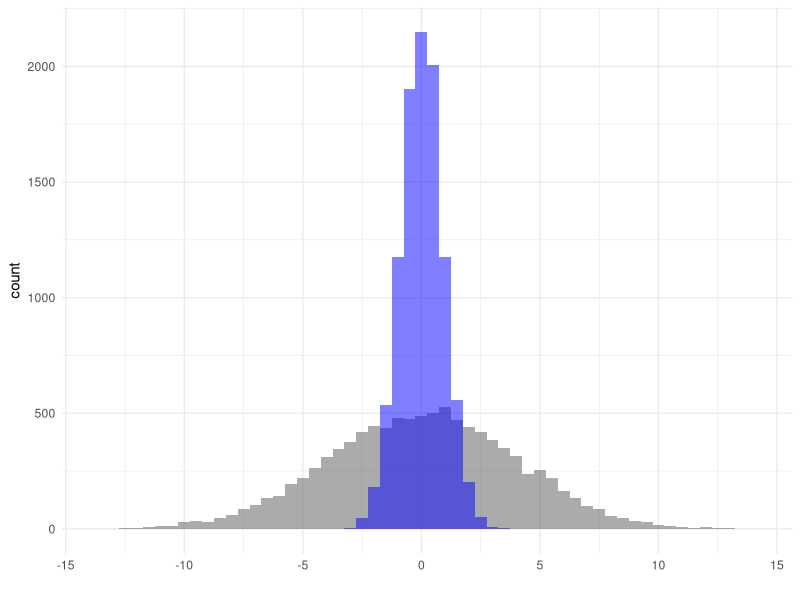
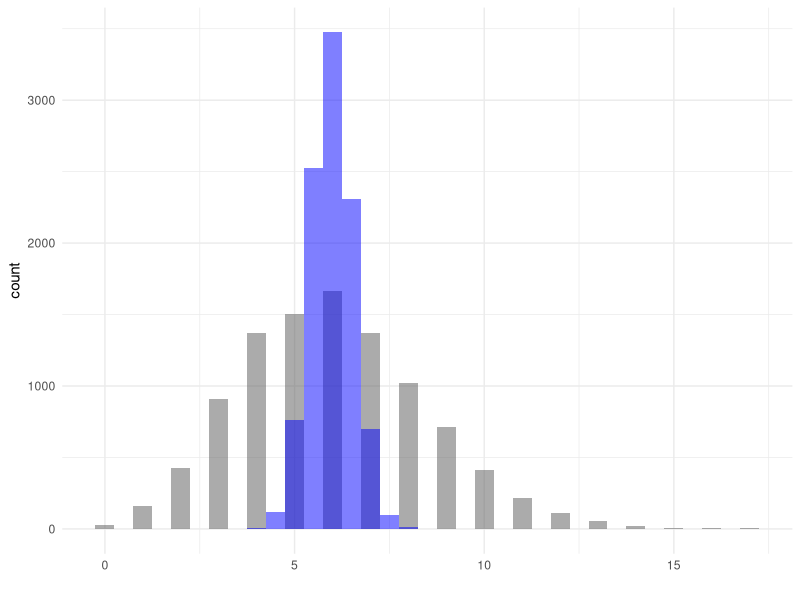
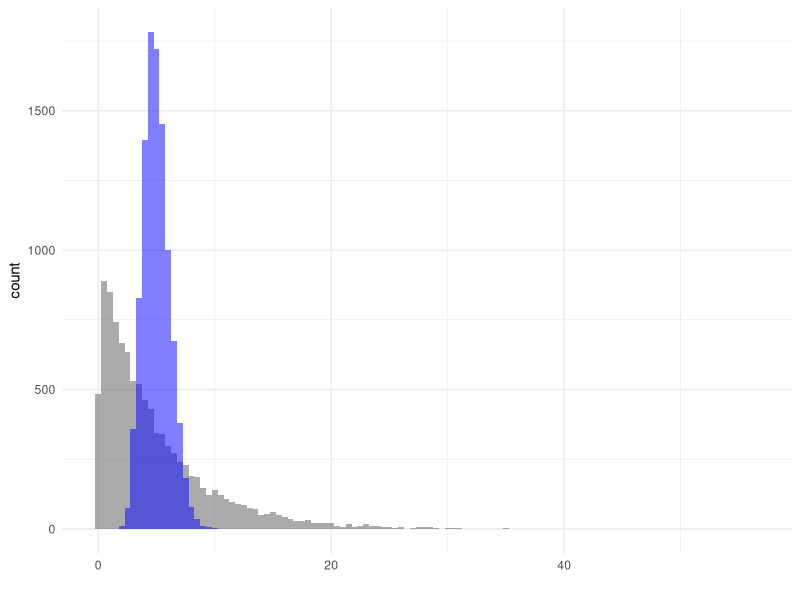
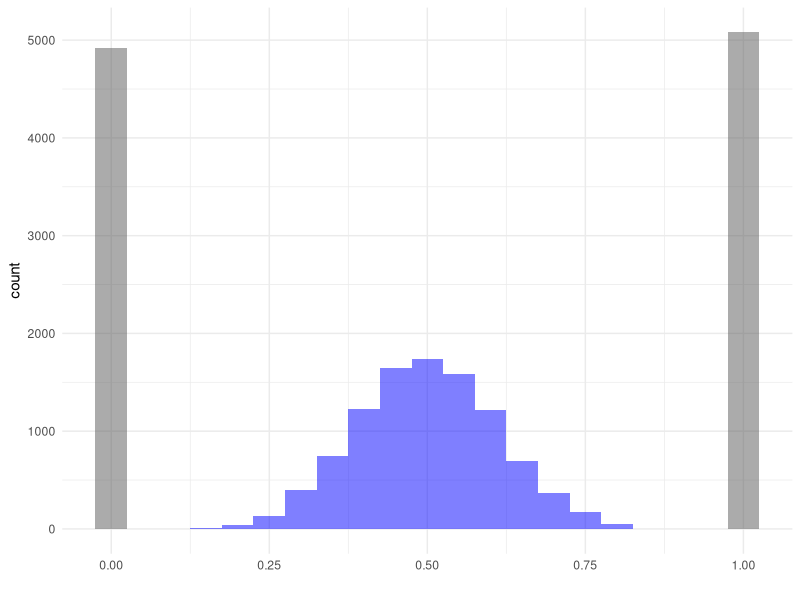
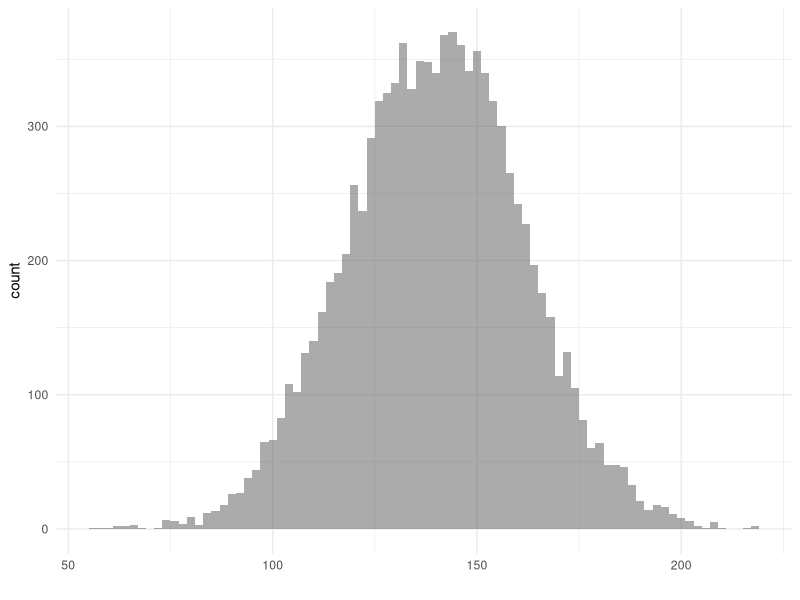
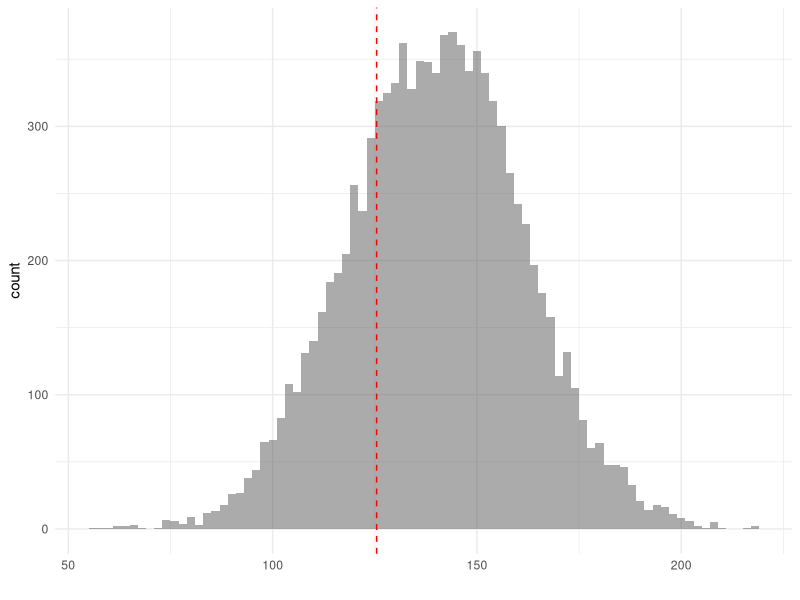
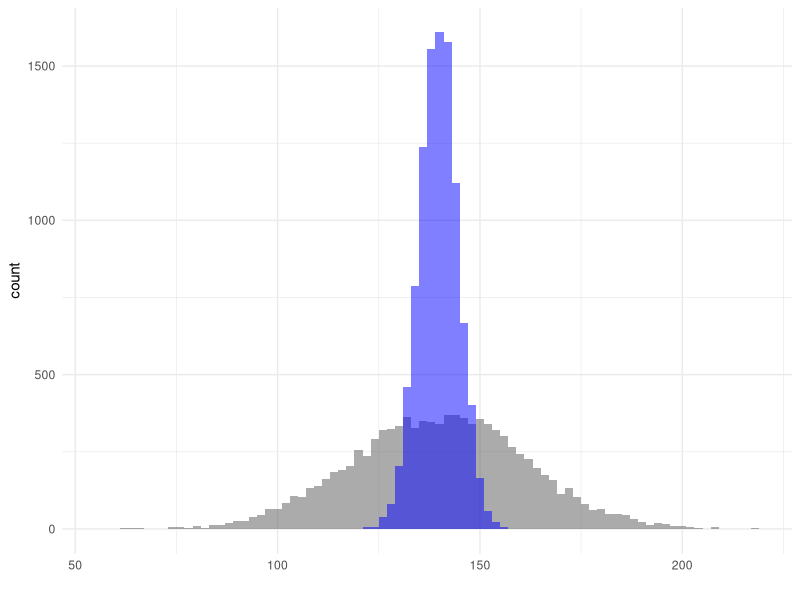
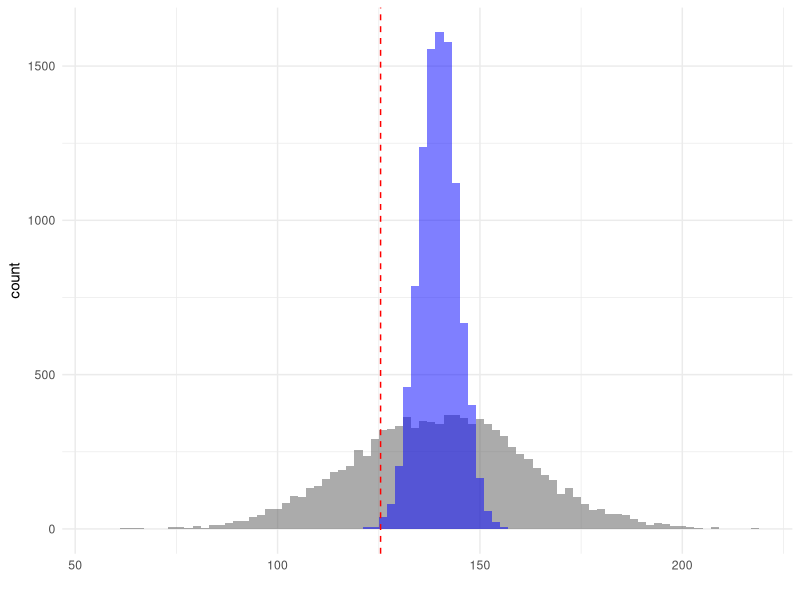

Generate these figures, in order, with R: (Note: this script raises an error after producing the figures.)
## ---- chunk 1
library(ggplot2)

x <- rnorm(10000, 0, 4.0)

x.mean <- {}
for (i in 1:10000) {
  x.mean <- c(x.mean, mean(rnorm(20, 0, 4)))
}

p <- ggplot() + geom_histogram(aes(x=x), alpha=0.5, binwidth=0.5) + xlab("x")  + 
  geom_histogram(aes(x=x.mean), alpha=0.5, fill="blue", binwidth=0.5) + xlab("") + theme_minimal()
ggsave(p, filename = "/Users/beth/Documents/mssm/statistics-club/img/hyp-norm-mean.png", height=3, width=4, units="in", dpi=300)

x <- rpois(10000, 6.0)

x.mean <- {}
for (i in 1:10000) {
  x.mean <- c(x.mean, mean(rpois(20, 6.0)))
}

p <- ggplot() + geom_histogram(aes(x=x), alpha=0.5, binwidth=0.5) + xlab("x")  + 
  geom_histogram(aes(x=x.mean), alpha=0.5, fill="blue", binwidth=0.5) + xlab("") + theme_minimal()
ggsave(p, filename = "/Users/beth/Documents/mssm/statistics-club/img/hyp-pois-mean.png", height=3, width=4, units="in", dpi=300)

x <- rexp(10000, 0.2)

x.mean <- {}
for (i in 1:10000) {
  x.mean <- c(x.mean, mean(rexp(20, 0.2)))
}

p <- ggplot() + geom_histogram(aes(x=x), alpha=0.5, binwidth=0.5) + xlab("x")  + 
  geom_histogram(aes(x=x.mean), alpha=0.5, fill="blue", binwidth=0.5) + xlab("") + theme_minimal()
ggsave(p, filename = "/Users/beth/Documents/mssm/statistics-club/img/hyp-exp-mean.png", height=3, width=4, units="in", dpi=300)

x <- rbinom(10000, 1, 0.5)

x.mean <- {}
for (i in 1:10000) {
  x.mean <- c(x.mean, mean(rbinom(20, 1, 0.5)))
}

p <- ggplot() + geom_histogram(aes(x=x), alpha=0.5, binwidth=0.05) + xlab("x")  + 
  geom_histogram(aes(x=x.mean), alpha=0.5, fill="blue", binwidth=0.05) + xlab("") + theme_minimal()
ggsave(p, filename = "/Users/beth/Documents/mssm/statistics-club/img/hyp-sum-mean.png", height=3, width=4, units="in", dpi=300)

## ---- chunk 2
x <- rnorm(10000, 139.75, 21.40)

x.mean <- {}
for (i in 1:10000) {
  x.mean <- c(x.mean, mean(rnorm(20, 139.75, 21.40)))
}

p <- ggplot() + geom_histogram(aes(x=x), alpha=0.5, binwidth=2) + xlab("") + theme_minimal() 
ggsave(p, filename = "/Users/beth/Documents/mssm/statistics-club/img/hyp-z-test-example-0.png", height=3, width=4, units="in", dpi=300)

p <- ggplot() + geom_histogram(aes(x=x), alpha=0.5, binwidth=2) + xlab("") + theme_minimal() + 
  geom_vline(xintercept = 125.45, color = "red", linetype = "dashed")
ggsave(p, filename = "/Users/beth/Documents/mssm/statistics-club/img/hyp-z-test-example-1.png", height=3, width=4, units="in", dpi=300)

p <- ggplot() + geom_histogram(aes(x=x), alpha=0.5, binwidth=2) + 
  geom_histogram(aes(x=x.mean), alpha=0.5, fill="blue", binwidth=2) + xlab("") + theme_minimal()
ggsave(p, filename = "/Users/beth/Documents/mssm/statistics-club/img/hyp-z-test-example.png", height=3, width=4, units="in", dpi=300)

p <- ggplot() + geom_histogram(aes(x=x), alpha=0.5, binwidth=2) + 
  geom_histogram(aes(x=x.mean), alpha=0.5, fill="blue", binwidth=2) + xlab("") + theme_minimal() + 
    geom_vline(xintercept = 125.45, color = "red", linetype = "dashed")
ggsave(p, filename = "/Users/beth/Documents/mssm/statistics-club/img/hyp-z-test-example-2.png", height=3, width=4, units="in", dpi=300)

x <- seq(100, 170, 0.1)
dens <- dnorm(x, 139.75, 21.40/sqrt(20))
l1 <- qnorm(0.975, 139.75, 21.40/sqrt(20))
l2 <- qnorm(0.025, 139.75, 21.40/sqrt(20))
p <- ggplot() + geom_density(aes(x=x, y = dens), stat = "identity", 
                             fill = "blue", colour = NA, alpha = 0.6) + 
  geom_vline(xintercept = l1, color = "black", linetype = "dotted") + 
  geom_vline(xintercept = l2, color = "black", linetype = "dotted") + theme_minimal() + ylab("Density") + 
  xlab("Sample Mean (n = 20)")
ggsave(p, filename = "/Users/beth/Documents/mssm/statistics-club/img/hyp-z-test-example-3.png", height=3, width=4, units="in", dpi=300)


p <- ggplot() + geom_density(aes(x=x, y = dens), stat = "identity", 
                             fill = "blue", colour = NA, alpha = 0.6) + 
    geom_vline(xintercept = 125.45, color = "red", linetype = "dashed") + 
  geom_vline(xintercept = l1, color = "black", linetype = "dotted") + 
  geom_vline(xintercept = l2, color = "black", linetype = "dotted") + theme_minimal() + ylab("Density") + 
  xlab("Sample Mean (n = 20)")
ggsave(p, filename = "/Users/beth/Documents/mssm/statistics-club/img/hyp-z-test-example-4.png", height=3, width=4, units="in", dpi=300)

p <- ggplot() + geom_density(aes(x=x, y = dens), stat = "identity", 
                             fill = "blue", colour = NA, alpha = 0.6) + 
    geom_vline(xintercept = 125.45, color = "red", linetype = "dashed") + 
  theme_minimal() + ylab("Density") + 
  xlab("Sample Mean (n = 20)")
ggsave(p, filename = "/Users/beth/Documents/mssm/statistics-club/img/hyp-z-test-example-5.png", height=3, width=4, units="in", dpi=300)
## ---- chunk 3
p.one.sided <- pnorm(125.45, 139.75, 21.40/sqrt(20))
p.two.sided <- p.one.sided * 2
## ---- chunk 4
z = (148.29-139.75)/21.40
zbar = (148.29-139.75)/(21.40/sqrt(20))
1 - pnorm(z,0,1)
1 - pnorm(zbar,0,1)
## ---- chunk 5
# One-sided
-qnorm(0.1, 0, 1)
-qnorm(0.05, 0, 1)
-qnorm(0.01, 0, 1)

# Two-sided
-qnorm(0.05, 0, 1)
-qnorm(0.025, 0, 1)
-qnorm(0.005, 0, 1)

alpha <- seq(0.001, 0.20, 0.001)
n <- ((-qnorm(alpha/2, 0, 1)) * 21.40 / (148.29-139.75))^2
p1 <- ggplot() + geom_line(aes(x=alpha, y=n)) + 
  geom_vline(xintercept=0.1, colour="darkorange") + 
  geom_vline(xintercept=0.05, colour="blue", linetype="dotted") + 
  geom_vline(xintercept=0.01, colour="turquoise4", linetype="dashed") + 
  theme_minimal() + 
  xlab("Significance Level") + ylab("Number of Samples Required")

x <- seq(130, 150, 0.01)
n1 <- ((-qnorm(0.05, 0, 1)) * 21.40 / (x-139.75))^2
n2 <- ((-qnorm(0.025, 0, 1)) * 21.40 / (x-139.75))^2
n3 <- ((-qnorm(0.005, 0, 1)) * 21.40 / (x-139.75))^2
p2 <- ggplot() + geom_line(aes(x=x, y=n1), linetype="solid") +
  geom_line(aes(x=x, y=n2), linetype="dotted") +
  geom_line(aes(x=x, y=n3), linetype="dashed") +
  xlab("Sample Mean") + ylab("Number of Samples Required") + theme_minimal() + ylim(0, 500)
## ---- chunk 6
ggsave(p1, filename = "/Users/beth/Documents/mssm/statistics-club/img/hyp-z-test-power-curve-1.png", height=3, width=4, units="in", dpi=300)
ggsave(p2, filename = "/Users/beth/Documents/mssm/statistics-club/img/hyp-z-test-power-curve-2.png", height=3, width=4, units="in", dpi=300)
## ---- chunk 7
((-qnorm(0.1, 0, 1)) * 21.40 / (148.29-139.75))^2
((-qnorm(0.05, 0, 1)) * 21.40 / (148.29-139.75))^2
((-qnorm(0.01, 0, 1)) * 21.40 / (148.29-139.75))^2

((-qnorm(0.1/2, 0, 1)) * 21.40 / (148.29-139.75))^2
((-qnorm(0.05/2, 0, 1)) * 21.40 / (148.29-139.75))^2
((-qnorm(0.01/2, 0, 1)) * 21.40 / (148.29-139.75))^2
## ---- chunk 8
x <- seq(-4, 4, 0.01)
dens <- dnorm(x, 0, 1)
l1 <- qnorm(0.975, 0, 1)
l2 <- qnorm(0.025, 0, 1)
p <- ggplot() + geom_density(aes(x=x, y = dens), stat = "identity", 
                             fill = "blue", colour = NA, alpha = 0.6) + 
  geom_vline(xintercept = l1, color = "black", linetype = "dotted") + 
  geom_vline(xintercept = l2, color = "black", linetype = "dotted") + theme_minimal() + ylab("Density") + 
  xlab("Z-Statistic (n = 20)")
ggsave(p, filename = "/Users/beth/Documents/mssm/modern-clinical-data-science/figures/hyp-z-test-example-3-z.png",
       height=3, width=4, units="in", dpi=300)

p <- ggplot() + geom_density(aes(x=x, y = dens), stat = "identity", 
                             fill = "blue", colour = NA, alpha = 0.6) + 
    geom_vline(xintercept = (125.45 - 139.75)/(21.40/sqrt(20)), color = "red", linetype = "dashed") + 
  geom_vline(xintercept = l1, color = "black", linetype = "dotted") + 
  geom_vline(xintercept = l2, color = "black", linetype = "dotted") + theme_minimal() + ylab("Density") + 
  xlab("Z-Statistic (n = 20)")
ggsave(p, filename = "/Users/beth/Documents/mssm/modern-clinical-data-science/figures/hyp-z-test-example-4-z.png",
       height=3, width=4, units="in", dpi=300)

p <- ggplot() + geom_density(aes(x=x, y = dens), stat = "identity", 
                             fill = "blue", colour = NA, alpha = 0.6) + 
  geom_vline(xintercept = (125.45 - 139.75)/(21.40/sqrt(20)), color = "red", linetype = "dashed") + 
  theme_minimal() + ylab("Density") + xlab("Z-Statistic (n = 20)")
ggsave(p, filename = "/Users/beth/Documents/mssm/modern-clinical-data-science/figures/hyp-z-test-example-5-z.png",
       height=3, width=4, units="in", dpi=300)
## ---- chunk 9
p.one.sided <- pnorm(-2.99, 0, 1)
p.two.sided <- p.one.sided * 2
## ---- chunk 10
t1 <- rnorm(25, 100)

t = (22.4 - 20) / sqrt(116.1/23)
2 * pt(-1.068, 22)
2 * pnorm(-1.068)

sx2 = 116.1
sy2 = 361.7
n = 23
m = 22

sp2 = ((n-1)*sx2 + (m-1)*sy2)/(m+n-2)
tnew = (22.4-11.0) / (sqrt(sp2) * sqrt(1/23 + 1/22))

pt()
## ---- chunk 11
mu.0 <- 100.0
mu.1 <- 100.1
sd.0 <- 25.0
sd.1 <- 25.0
n <- 3
sdsm.0 <- sd.0/sqrt(n)
sdsm.1 <- sd.1/sqrt(n)

x <- seq(0, 200, 0.1)
sd.0 <- dnorm(x, mu.0, sd.0)
sd.1 <- dnorm(x, mu.1, sd.1)
sd.0.mean <- dnorm(x, mu.0, sdsm.0)
sd.1.mean <- dnorm(x, mu.1, sdsm.1)

p.values.null <- c()
p.values.alt <- c()
for (i in 1:100) {
  sample.null <- rnorm(n, mu.0, sd.0)
  sample.2.null <- rnorm(n, mu.0, sd.0)
  sample.alt <- rnorm(n, mu.1, sd.1)
  t.null <- t.test(sample.null, sample.2.null)
  t.alt <- t.test(sample.null, sample.alt)
  p.values.null <- c(p.values.null, t.null$p.value)
  p.values.alt <- c(p.values.alt, t.alt$p.value)
}
## ---- chunk 12
p1 <- ggplot() + geom_line(aes(x=x, y=sd.0), colour = "red") + 
  geom_line(aes(x=x, y=sd.1), colour = "blue") + xlab("x") + ylab("Frequency")
ggsave(p1, 
       filename="/Users/beth/Documents/mssm/statistics-club/img/power-original-distributions.png",
       height = 3, width = 5, units = "in", dpi=300)

p2 <- ggplot() + geom_line(aes(x=x, y=sd.0.mean), colour = "red") + 
  geom_line(aes(x=x, y=sd.1.mean), colour = "blue") + xlab("Sample Mean") + ylab("Frequency")
ggsave(p2, 
       filename="/Users/beth/Documents/mssm/statistics-club/img/power-sampling-distributions.png",
       height = 3, width = 5, units = "in", dpi=300)

p3 <- ggplot() + geom_histogram(aes(x=p.values.null), alpha = 0.5, fill = "gray50") + 
  geom_histogram(aes(x=p.values.alt), alpha = 0.5, fill = "blue") + xlab("P Value") + 
  ylab("Frequency")
ggsave(p3, 
       filename="/Users/beth/Documents/mssm/statistics-club/img/power-hist-pvalues.png",
       height = 3, width = 5, units = "in", dpi=300)
